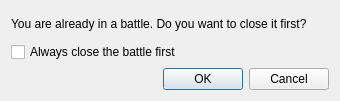
<?xml version="1.0" encoding="UTF-8"?>
<ui version="4.0">
 <class>BattleCloseFirstWidget</class>
 <widget class="QWidget" name="BattleCloseFirstWidget">
  <property name="geometry">
   <rect>
    <x>0</x>
    <y>0</y>
    <width>340</width>
    <height>101</height>
   </rect>
  </property>
  <property name="sizePolicy">
   <sizepolicy hsizetype="Fixed" vsizetype="Fixed">
    <horstretch>0</horstretch>
    <verstretch>0</verstretch>
   </sizepolicy>
  </property>
  <property name="windowTitle">
   <string>Battle Password</string>
  </property>
  <layout class="QGridLayout">
   <item row="2" column="1">
    <widget class="QDialogButtonBox" name="battleCloseFirstButtonBox">
     <property name="standardButtons">
      <set>QDialogButtonBox::Cancel|QDialogButtonBox::Ok</set>
     </property>
     <property name="centerButtons">
      <bool>true</bool>
     </property>
    </widget>
   </item>
   <item row="1" column="0" colspan="2">
    <widget class="QCheckBox" name="battleCloseFirstCheckBox">
     <property name="text">
      <string>Always close the battle first</string>
     </property>
    </widget>
   </item>
   <item row="2" column="0">
    <spacer name="spacer">
     <property name="orientation">
      <enum>Qt::Horizontal</enum>
     </property>
     <property name="sizeHint" stdset="0">
      <size>
       <width>40</width>
       <height>20</height>
      </size>
     </property>
    </spacer>
   </item>
   <item row="0" column="0" colspan="2">
    <widget class="QLabel" name="label">
     <property name="text">
      <string>You are already in a battle. Do you want to close it first?</string>
     </property>
    </widget>
   </item>
  </layout>
 </widget>
 <tabstops>
  <tabstop>battleCloseFirstButtonBox</tabstop>
 </tabstops>
 <resources/>
 <connections/>
</ui>
